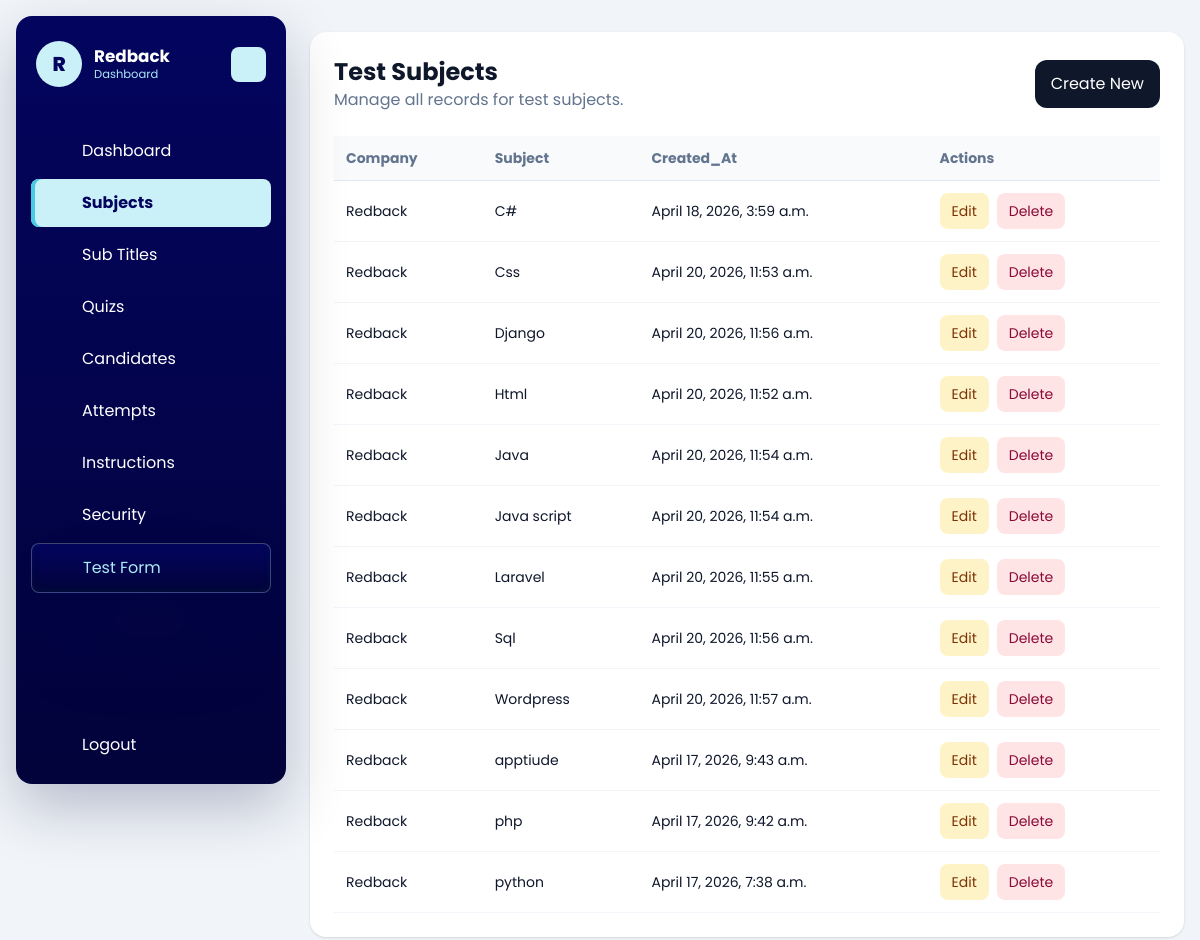
Screenshot of /dashboard/subjects/ (signed in) with the database file from the repository.
### dashboard/models.py (models this page shows, shortened)
class Company(models.Model):
    name = models.CharField(max_length=150)
    image = models.ImageField(upload_to='company/', blank=True, null=True)
    email = models.EmailField(unique=True)
    password = models.CharField(max_length=128)
    is_active = models.BooleanField(default=True)
    test_instructions = models.TextField(
        default=DEFAULT_TEST_INSTRUCTIONS,
        blank=True,
        help_text='Instructions shown to candidates in the online test instructions drawer.',
    )
    allow_full_screen_lock = models.BooleanField(default=False)
    allow_pause_lock = models.BooleanField(default=False)
    allow_tab_switch_guard = models.BooleanField(default=False)
    allow_copy_paste_block = models.BooleanField(default=False)
    allow_right_click_disable = models.BooleanField(default=False)
    full_screen_lock = models.BooleanField(default=False)
    pause_lock = models.BooleanField(default=False)
    tab_switch_guard_enabled = models.BooleanField(default=False)
    copy_paste_block_enabled = models.BooleanField(default=False)
    right_click_disable_enabled = models.BooleanField(default=False)
    max_violation_warnings = models.PositiveIntegerField(default=3)
    exam_control_password = models.CharField(max_length=128, blank=True)
    created_at = models.DateTimeField(auto_now_add=True)
    updated_at = models.DateTimeField(auto_now=True)
    class Meta:
        ordering = ['name']
        verbose_name_plural = 'Companies'
    def __str__(self):
        return self.name

class TestSubject(models.Model):
    company = models.ForeignKey(Company, on_delete=models.CASCADE, related_name='subjects')
    subject = models.CharField(max_length=150)
    subject_svg = models.TextField(blank=True, null=True)
    created_at = models.DateTimeField(auto_now_add=True)
    class Meta:
        ordering = ['subject']
        unique_together = ('company', 'subject')

### dashboard/views.py (the view)
# urls.py: path('subjects/', views.subject_list, name='subject_list'),
@company_login_required
def subject_list(request):
    queryset = TestSubject.objects.filter(company=request.company).select_related('company')
    return render_crud_list(
        request,
        queryset=queryset,
        title='Test Subjects',
        create_url='dashboard:subject_create',
        edit_url_name='dashboard:subject_update',
        delete_url_name='dashboard:subject_delete',
        fields=['company', 'subject', 'created_at'],
    )

### dashboard/templatetags/dashboard_extras.py (called while the page is built)
@register.filter
def getattribute(obj, attr_name):
    return getattr(obj, attr_name)

### dashboard/views.py (called while the page is built)
def get_logged_in_company(request):
    company_id = request.session.get('company_id')
    if not company_id:
        return None
    return Company.objects.filter(id=company_id, is_active=True).first()

def company_login_required(view_func):
    @wraps(view_func)
    def wrapper(request, *args, **kwargs):
        company = get_logged_in_company(request)
        if not company:
            return redirect(f"{reverse('dashboard:login')}?next={request.path}")
        request.company = company
        return view_func(request, *args, **kwargs)
    return wrapper

def render_crud_list(request, *, queryset, title, create_url, edit_url_name, delete_url_name, fields):
    context = {
        'title': title,
        'objects': queryset,
        'create_url': create_url,
        'edit_url_name': edit_url_name,
        'delete_url_name': delete_url_name,
        'fields': fields,
    }
    return render(request, 'dashboard/crud_list.html', context)

### templates/dashboard/crud_list.html (shortened to what this page needs)
{% extends "base.html" %}
{% load dashboard_extras %}
{% block content %}
{% include 'dashboard/header.html' %}
<div id="dashboard-page-content">
<section class="rounded-2xl bg-white p-6 shadow-sm">
    <div class="mb-6 flex flex-col gap-3 sm:flex-row sm:items-center sm:justify-between">
        <div>
            <h1 class="text-2xl font-bold">{{ title }}</h1>
            <p class="text-slate-500">Manage all records for {{ title|lower }}.</p>
        </div>
        <a href="{% url create_url %}" class="rounded-xl bg-slate-900 px-4 py-3 text-white">Create New</a>
    </div>
    <div class="overflow-x-auto">
        <table class="min-w-full text-left text-sm">
            <thead class="border-b border-slate-200 bg-slate-50 text-slate-500">
                <tr>
                    {% for field in fields %}
                        <th class="px-3 py-3">{{ field|title }}</th>
                    {% endfor %}
                    <th class="px-3 py-3">Actions</th>
                </tr>
            </thead>
            <tbody>
                {% for object in objects %}
                    <tr class="border-b border-slate-100">
                        {% for field in fields %}
                            <td class="px-3 py-3">{{ object|getattribute:field }}</td>
                        {% endfor %}
                        <td class="px-3 py-3">
                            <div class="flex gap-2">
                                <a href="{% url edit_url_name object.pk %}" class="rounded-lg bg-amber-100 px-3 py-2 text-amber-900">Edit</a>
                                <a href="{% url delete_url_name object.pk %}" class="rounded-lg bg-rose-100 px-3 py-2 text-rose-900">Delete</a>
                            </div>
                        </td>
                    </tr>
                {% empty %}
                    <tr>
                        <td colspan="{{ fields|length|add:1 }}" class="px-3 py-8 text-center text-slate-500">
                            No records found.
                        </td>
                    </tr>
                {% endfor %}
            </tbody>
        </table>
    </div>
</section>
</div>
{% endblock %}

### templates/dashboard/header.html (shortened to what this page needs)
<aside class="dashboard-sidebar" data-dashboard-sidebar>
    <header class="dashboard-sidebar-header">
        <a href="/" class="dashboard-brand">
            <span class="dashboard-brand-mark">{{ request.company.name|default:"Company"|slice:":1"|upper }}</span>
            <span class="dashboard-brand-text">
                <strong>{{ request.company.name|default:"Company" }}</strong>
                <span>Dashboard</span>
            </span>
        </a>
        <button class="dashboard-toggler dashboard-sidebar-toggler" type="button" aria-label="Toggle sidebar">
        </button>
    </header>
    <nav class="dashboard-sidebar-nav"
        aria-label="Dashboard navigation"
        hx-boost="true"
        hx-target="#dashboard-page-content"
        hx-select="#dashboard-page-content"
        hx-push-url="true">
        <ul class="dashboard-nav-list dashboard-primary-nav">
            {% if request.session.company_id %}
                <li class="dashboard-nav-item">
                    <a href="/dashboard/" class="dashboard-nav-link" data-dashboard-nav-link data-nav-exact>
                        <span class="dashboard-nav-label">Dashboard</span>
                    </a>
                </li>
                <li class="dashboard-nav-item">
                    <a href="/dashboard/subjects/" class="dashboard-nav-link" data-dashboard-nav-link>
                        <span class="dashboard-nav-label">Subjects</span>
                    </a>
                </li>
                <li class="dashboard-nav-item">
                    <a href="/dashboard/subtitles/" class="dashboard-nav-link" data-dashboard-nav-link>
                        <span class="dashboard-nav-label">Sub Titles</span>
                    </a>
                </li>
                <li class="dashboard-nav-item">
                    <a href="/dashboard/quizzes/" class="dashboard-nav-link" data-dashboard-nav-link>
                        <span class="dashboard-nav-label">Quizs</span>
                    </a>
                </li>
                <li class="dashboard-nav-item">
                    <a href="/dashboard/candidates/" class="dashboard-nav-link" data-dashboard-nav-link>
                        <span class="dashboard-nav-label">Candidates</span>
                    </a>
                </li>
                <li class="dashboard-nav-item">
                    <a href="/dashboard/attempts/" class="dashboard-nav-link" data-dashboard-nav-link>
                        <span class="dashboard-nav-label">Attempts</span>
                    </a>
                </li>
                <li class="dashboard-nav-item">
                    <a href="/dashboard/settings/instructions/" class="dashboard-nav-link" data-dashboard-nav-link>
                        <span class="dashboard-nav-label">Instructions</span>
                    </a>
                </li>
                <li class="dashboard-nav-item">
                    <a href="/dashboard/settings/security/" class="dashboard-nav-link" data-dashboard-nav-link>
                        <span class="dashboard-nav-label">Security</span>
                    </a>
                </li>
                <li class="dashboard-nav-item">
                    <a href="/quiz/start/" class="dashboard-nav-link is-accent" data-dashboard-nav-link hx-boost="false">
                        <span class="dashboard-nav-label">Test Form</span>
                    </a>
                </li>
            {% endif %}
        </ul>
        {% if request.session.company_id %}
            <ul class="dashboard-nav-list dashboard-secondary-nav">
                <li class="dashboard-nav-item">
                    <a href="/dashboard/logout/" class="dashboard-nav-link is-danger">
                        <span class="dashboard-nav-label">Logout</span>
                    </a>
                </li>
            </ul>
        {% endif %}
    </nav>
</aside>

### templates/dashboard/header.html (style rules this page uses)
:root { --c0: #caf0f8; --c1: #ade8f4; --c2: #90e0ef; --c3: #48cae4; --c4: #00b4d8; --c5: #0096c7; --c6: #0077b6; --c7: #023e8a; --c8: #03045e; --c9: #02033a; }
.dashboard-sidebar { position: fixed; top: 0; left: 0; z-index: 50; width: 270px; height: calc(100vh - 32px); margin: 16px; border-radius: 16px; background: linear-gradient(180deg, var(--c8), var(--c9)); box-shadow: 0 24px 60px rgba(2, 3, 58, .24); transition: width .4s ease, height .4s ease; }
.dashboard-sidebar-header { position: relative; display: flex; align-items: center; justify-content: space-between; gap: 12px; padding: 25px 20px; }
.dashboard-brand { display: flex; min-width: 0; align-items: center; gap: 12px; color: #fff; text-decoration: none; }
.dashboard-brand-mark { display: grid; width: 46px; height: 46px; flex: 0 0 auto; place-items: center; border-radius: 50%; background: var(--c0); color: var(--c8); font-size: 1.25rem; font-weight: 800; }
.dashboard-brand-text { overflow: hidden; white-space: nowrap; transition: opacity .3s ease; }
.dashboard-brand-text strong { display: block; font-size: 1.05rem; line-height: 1.2; }
.dashboard-brand-text span { display: block; margin-top: 2px; color: var(--c1); font-size: .72rem; line-height: 1.2; }
.dashboard-toggler { display: flex; width: 35px; height: 35px; flex: 0 0 auto; cursor: pointer; align-items: center; justify-content: center; border: 0; border-radius: 8px; background: var(--c0); color: var(--c8); transition: transform .4s ease, background .4s ease; }
.dashboard-sidebar-toggler { position: absolute; right: 20px; }
.dashboard-nav-list { display: flex; flex-direction: column; gap: 4px; margin: 0; padding: 0 15px; list-style: none; transform: translateY(15px); transition: transform .4s ease; }
.dashboard-nav-link { display: flex; align-items: center; gap: 12px; overflow: hidden; border-radius: 8px; padding: 12px 15px; color: #fff; text-decoration: none; white-space: nowrap; transition: background .4s ease, color .4s ease, border-radius .4s ease; }
.dashboard-nav-link:hover, .dashboard-nav-link.is-active { background: var(--c0); color: var(--c8); }
.dashboard-nav-link.is-active { box-shadow: inset 4px 0 0 var(--c3); font-weight: 700; }
.dashboard-nav-link.is-accent { overflow: visible; border: 1px solid rgba(202, 240, 248, .28); background: linear-gradient(180deg, var(--c8), var(--c9)); color: var(--c1); box-shadow: rgba(50, 50, 93, 0.25) 0px 50px 100px -20px, rgba(0, 0, 0, 0.3) 0px 30px 60px -30px, rgba(10, 37, 64, 0.35) 0px -2px 6px 0px inset; }
.dashboard-nav-label { transition: opacity .3s ease; }
.dashboard-nav-item { position: relative; }
.dashboard-secondary-nav { position: absolute; bottom: 30px; width: 100%; }

### rows the page displays
Company: company.name "R", company.name "Redback"
TestSubject: fields "Redback" "C#" "April 18, 2026, 3:59 a.m."
TestSubject: fields "Redback" "Css" "April 20, 2026, 11:53 a.m."
TestSubject: fields "Redback" "Django" "April 20, 2026, 11:56 a.m."
TestSubject: fields "Redback" "Html" "April 20, 2026, 11:52 a.m."
TestSubject: fields "Redback" "Java" "April 20, 2026, 11:54 a.m."
TestSubject: fields "Redback" "Java script" "April 20, 2026, 11:54 a.m."
TestSubject: fields "Redback" "Laravel" "April 20, 2026, 11:55 a.m."
TestSubject: fields "Redback" "Sql" "April 20, 2026, 11:56 a.m."
TestSubject: fields "Redback" "Wordpress" "April 20, 2026, 11:57 a.m."
TestSubject: fields "Redback" "apptiude" "April 17, 2026, 9:43 a.m."
TestSubject: fields "Redback" "php" "April 17, 2026, 9:42 a.m."
TestSubject: fields "Redback" "python" "April 17, 2026, 7:38 a.m."

### other values shown
{{ title }} "Test Subjects"
{{ title|lower }} "test subjects"
{{ field|title }} "Company" "Subject" "Created_At"
